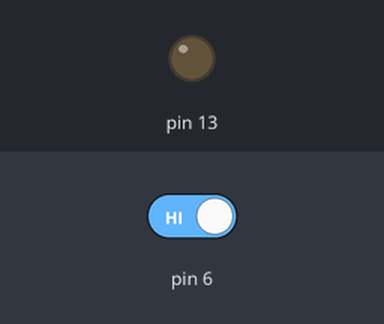
Recording of a sketch running on a simulated Arduino Uno, built with avr-gcc and run on an emulated ATmega328P. Parts: output pins drawn as LEDs (lit = HIGH). The inputs (shaded band) are chosen by the test bench; at power-on: pin 6 HIGH. What the sketch prints to the serial monitor is not drawn.

Above: at 1.2 s.
1.3 s: pin 6 driven LOW
At 1.45 s:
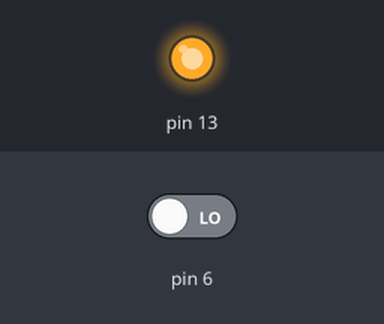
Timing chart, 0 to 4.3 s (numbered marks = the images above; inputs shaded):
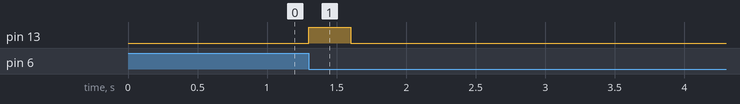

Measured:
- after the input at 1.3 s, pin 13: LOW → HIGH at once, → LOW 0.30 s later

The sketch:

NUT_nhan_flash.ino
```cpp
int Status = 0;
int nut_nhan = 0;
void setup() {
  // put your setup code here, to run once:
  Serial.begin(9600);
  pinMode(6, INPUT);
  pinMode(13, OUTPUT);
}

void loop() {
  // put your main code here, to run repeatedly:
  nut_nhan = digitalRead(6);
  if (nut_nhan == 0)
  {
    digitalWrite(13, HIGH);
    delay(300);
    digitalWrite(13, LOW);
    while (digitalRead(6) == 0)
    {
      digitalWrite(13, LOW);
      Serial.println(nut_nhan);
    }
  }
}
```
